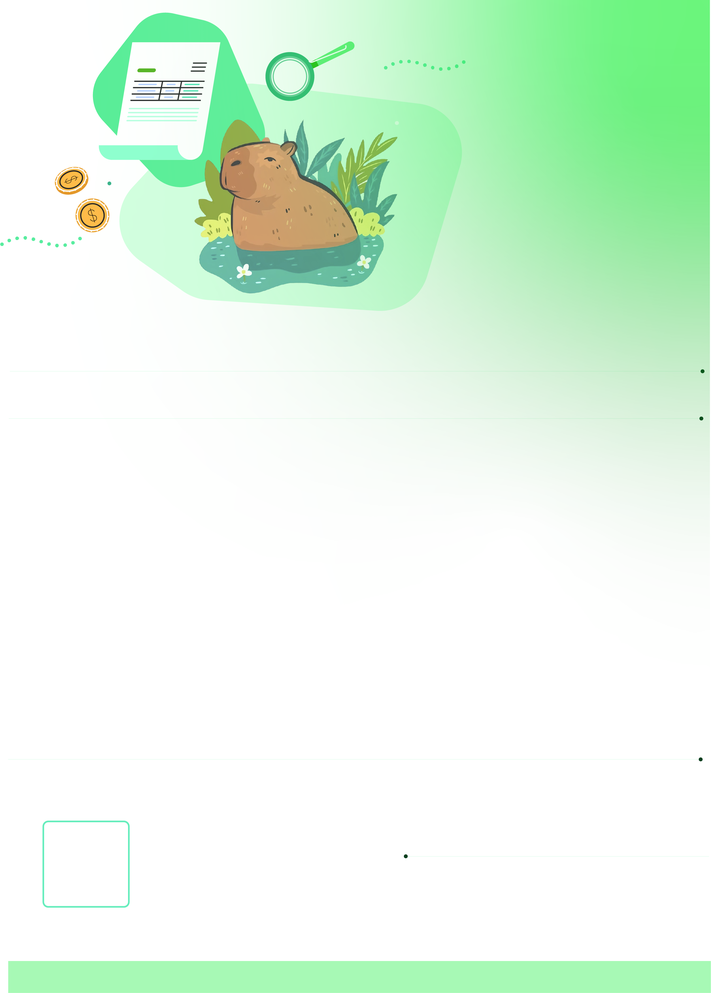
#> input picture pics/source.png, 711 x 993 px, shrunk from 2510 x 3508 before the run, found by its file name
$ python main.py
#> lines starting #> are read from the running program, lines starting #| are printed output that depends on the picture
from PIL import Image
from PIL import ImageDraw
from PIL import ImageFont

#INPUTS : Price[*] , Quantity[*] , Name[*] , Duration[*].
#Im gonna use nested Dics

quantity = 1
duration = 2

spotifyFamily = {
    "title" :"Family plan",
    "prices" : ["50,000", "150,000", "300,000"],
    "quantityDict" : quantity,
    "durationDict" : duration
}

spotifySolo = {
    "title" :"اسپاتیفای شخصی",
    "prices" : ["100,000","250,000","550,000","970,000"],
    "quantityDict" : quantity,
    "durationDict" : duration
}

canva = {
    "title" :"کانوا پریمیوم",
    "prices" : ["100,000","200,000"],
    "quantityDict" : quantity,
    "durationDict" : duration
}


products = {

    "Sporify_Family": spotifyFamily,
    "Spotify_Solo" : spotifySolo,
    "canva_premium" : canva

}

#ورود عکس
image = Image.open("source.png")
#> image is the input picture: PIL image 711x993 RGB; mean R, G, B 225.4, 248, 228.2

#read abbout Pillow
#calling ImageDraw in an var + Font & Font Size
IM = ImageDraw.Draw(image)
vazir = ImageFont.truetype('Vazirmatn-Regular',125)

#Writing Part
IM.text((80,200), "Mohsen", (50,50,50), vazir)


#Exporting
image.show
image.save("mm.png")
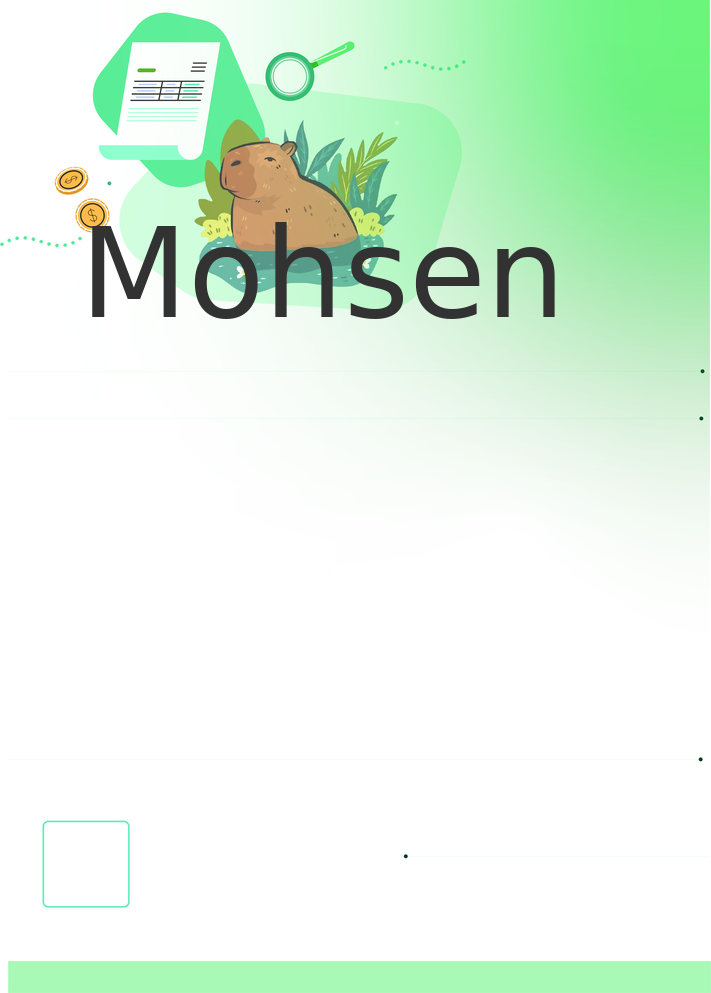
#> saved as mm.png: PIL image 711x993 RGB; mean R, G, B 222.7, 244.5, 225.2
